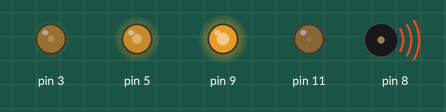
Bench run of a sketch on a simulated Arduino Uno, built with avr-gcc and run on an emulated ATmega328P. On the bench: output pins drawn as LEDs (lit = HIGH), buzzer (waves = sounding).

Above: at 0.07 s.
At 2.77 s:
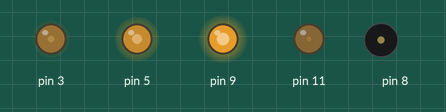
Timing chart, 0 to 3.1 s (numbered marks = the images above):
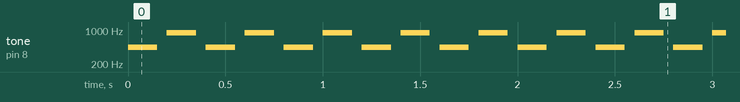

Measured:
- by itself, tone on pin 8: repeats every 0.40 s: silent 0.05 s, 880 Hz 0.15 s, silent 0.05 s, 440 Hz 0.15 s

The sketch:

pwmtone.ino
```cpp
// PWM on pins 3, 5, 9 and 11 at different levels, and a tone on pin 8 that changes pitch.
void setup() {
  analogWrite(3, 40);
  analogWrite(5, 128);
  analogWrite(9, 200);
  analogWrite(11, 10);
}

void loop() {
  tone(8, 440, 150);
  delay(200);
  tone(8, 880, 150);
  delay(200);
}
```
